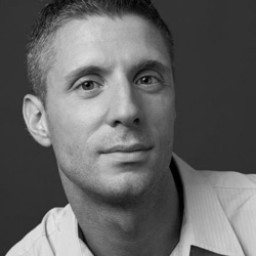
#> input picture submission2/Implementation/rpca_missing/test_image.jpg, 256 x 256 px
$ python r_pca_mis.py   (Python 2 division)
#> lines starting #> are read from the running program, lines starting #| are printed output that depends on the picture; after the words box and inside, x2 and y2 are one past the last pixel; in counts of white or black regions, pixels touching at a corner belong together; long printed decimals are rounded
### submission2/Implementation/rpca_missing/r_pca.py
from __future__ import division
import numpy as np

try:
    from pylab import plt
except ImportError:
    print('Unable to import pylab. R_pca.plot_fit() will not work.')


class R_pca:

    def __init__(self, D, mu=None, lmbda=None):
        unobserved = np.isnan(D)
        self.D = D
        self.D[unobserved] = 0
        self.S = np.zeros(self.D.shape)
        self.Y = np.zeros(self.D.shape)

        if mu:
            self.mu = mu
        else:
            self.mu = np.prod(self.D.shape) / (4 * self.norm_p(self.D, 2))

        self.mu_inv = 1 / self.mu

        if lmbda:
            self.lmbda = lmbda
        else:
            self.lmbda = 1 / np.sqrt(np.max(self.D.shape))

    @staticmethod
    def norm_p(M, p):
        return np.sum(np.power(M, p))

    @staticmethod
    def shrink(M, tau):
        return np.sign(M) * np.maximum((np.abs(M) - tau), np.zeros(M.shape))

    def svd_threshold(self, M, tau):
        U, S, V = np.linalg.svd(M, full_matrices=False)
        return np.dot(U, np.dot(np.diag(self.shrink(S, tau)), V))

    def fit(self, tol=None, max_iter=1000, iter_print=100):
        iter = 0
        err = np.Inf
        Sk = self.S
        Yk = self.Y
        Lk = np.zeros(self.D.shape)

        if tol:
            _tol = tol
        else:
            _tol = 1E-7 * self.norm_p(np.abs(self.D), 2)

        while (err > _tol) and iter < max_iter:
            Lk = self.svd_threshold(
                self.D - Sk + self.mu_inv * Yk, self.mu_inv)
            Sk = self.shrink(
                self.D - Lk + (self.mu_inv * Yk), self.mu_inv * self.lmbda)
            Yk = Yk + self.mu * (self.D - Lk - Sk)
            err = self.norm_p(np.abs(self.D - Lk - Sk), 2)
            iter += 1
            if (iter % iter_print) == 0 or iter == 1 or iter > max_iter or err <= _tol:
                print 'iteration: {0}, error: {1}'.format(iter, err)

        self.L = Lk
        self.S = Sk
        return Lk, Sk

    # [25 lines left out: function plot_fit, not called in this run]

### submission2/Implementation/rpca_missing/r_pca_mis.py
import matplotlib.pyplot as plt
import matplotlib.image as mpimg
from numpy.linalg import *
import numpy as np
from r_pca import R_pca
import skimage
from skimage import color
from numpy import *
import time
from sklearn.metrics import *

percent = 5
total = 256*256
gray = color.rgb2gray(mpimg.imread("test_image.jpg"))
#> gray: shape (256, 256) float64; min 0, max 0.902, mean 0.391
r = np.random.randint(256,size=(total*percent/100,2))
r1,c1 = r.shape

for i in range(0,r1):
    gray[r[i,0],r[i,1]] = np.nan
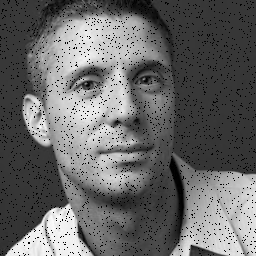
#> gray: shape (256, 256) float64; 4.87% of the values are NaN or infinite; the others: min 0, max 0.902, mean 0.391; drawn with min black, max white, NaN and infinite black
Lambda = 0.0625 # close to the default one, but works better
tic = time.time()

# plt.imshow(gray, cmap = plt.cm.Greys_r)
# plt.show()

rpca = R_pca(gray)
#> in __init__, `unobserved = np.isnan(D)`:
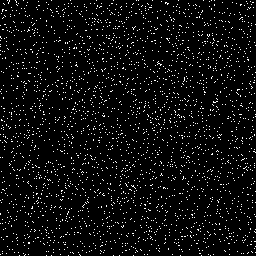
#> unobserved: shape (256, 256) bool; 4.9% white in thin lines or dots
#> in __init__, `self.D[unobserved] = 0`: self.D: shape (256, 256) float64; 4.87% of pixels changed, all inside (x1, y1, x2, y2) = (0, 0, 256, 256)
#> in __init__, `self.mu = np.prod(self.D.shape) / (4 * self.norm_p(self.D, 2))`: self.mu = 1.28
#> in __init__, `self.mu_inv = 1 / self.mu`: self.mu_inv = 0.784
L, S = rpca.fit(max_iter=10000, iter_print=100)
#> the loop in fit, `while (err > _tol) and iter < max_iter:` made 64 passes
#> err on passes 1 to 12: 43.23, 2.7, 1.78, 1.91, 1.85, 1.59, 1.25, 0.863, 0.562, 0.386, 0.274, 0.2
#| iteration: 1, error: 43.233
#| iteration: 64, error: 0.001251
#> pass 1, in svd_threshold, `U, S, V = np.linalg.svd(M, full_matrices=False)`:
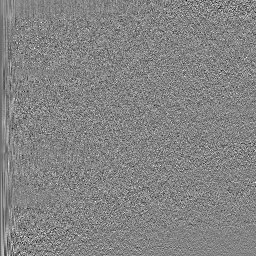
#> U: shape (256, 256) float64; min -0.36, max 0.334, mean -0.000255; drawn with min black and max white
#> pass 1, in svd_threshold, `U, S, V = np.linalg.svd(M, full_matrices=False)`:
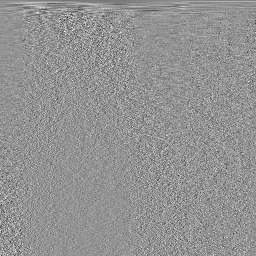
#> V: shape (256, 256) float64; min -0.475, max 0.347, mean -0.000205; drawn with min black and max white
#> pass 1, in fit, `Sk = self.shrink( self.D - Lk + (self.mu_inv * Yk), self.mu_inv * self..`:
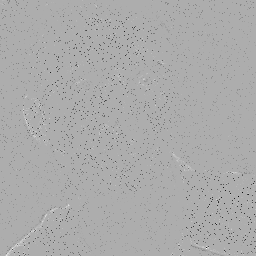
#> Sk: shape (256, 256) float64; min -0.364, max 0.171, mean -0.00359; drawn with min black and max white
#> after the loop in fit, `while (err > _tol) and iter < max_iter:`:
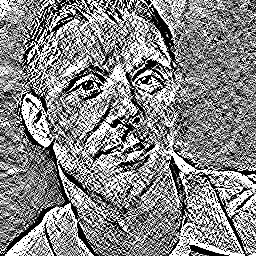
#> Yk: shape (256, 256) float64; min -0.0625, max 0.0625, mean 0.00374; drawn with min black and max white
#> after the loop in fit, `while (err > _tol) and iter < max_iter:`: iter = 64
toc = time.time()

plt.imshow(L, cmap = plt.cm.Greys_r)
plt.show()
plt.imshow(S, cmap = plt.cm.Greys_r)
plt.show()
plt.imshow(L+S, cmap = plt.cm.Greys_r)
plt.show()
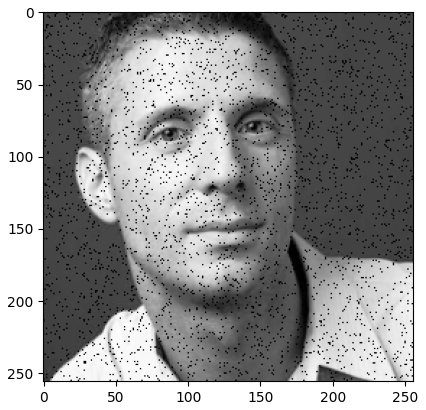
#> figure drawn by matplotlib, 1 panel

gray = color.rgb2gray(mpimg.imread("test_image.jpg"))
rmse = sqrt(mean_squared_error(L,gray))
#> rmse = 0.0294
print "rmse",rmse
#| rmse 0.02943
print "time",toc-tic
#rpca.plot_fit()
#plt.show()
